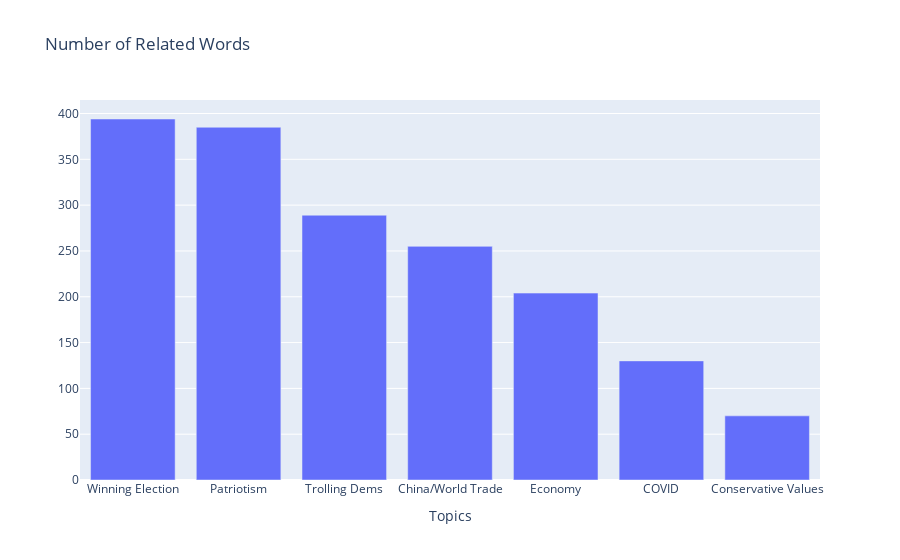

This figure's notebook cell:
### Code cell
fig_pa = px.bar(data_frame=df_topic_pa, x='Topics', y='Number of Related Words', title='Number of Related Words', labels={'Number of Related Words':''})
fig_pa.show();

### Figure 1 — Plotly figure (JSON) as saved in the notebook; plotly's stock layout.template omitted (floating-point values rounded to 4 significant figures)
{"data": [{"alignmentgroup": "True", "hovertemplate": "Topics=%{x}<br>=%{y}<extra></extra>", "legendgroup": "", "marker": {"color": "#636efa"}, "name": "", "offsetgroup": "", "orientation": "v", "showlegend": false, "textposition": "auto", "type": "bar", "x": ["Winning Election", "Patriotism", "Trolling Dems", "China/World Trade", "Economy", "COVID", "Conservative Values"], "xaxis": "x", "y": [394, 385, 289, 255, 204, 130, 70], "yaxis": "y"}], "layout": {"barmode": "relative", "legend": {"tracegroupgap": 0}, "title": {"text": "Number of Related Words"}, "xaxis": {"anchor": "y", "domain": [0, 1], "title": {"text": "Topics"}}, "yaxis": {"anchor": "x", "domain": [0, 1], "title": {"text": ""}}}}
